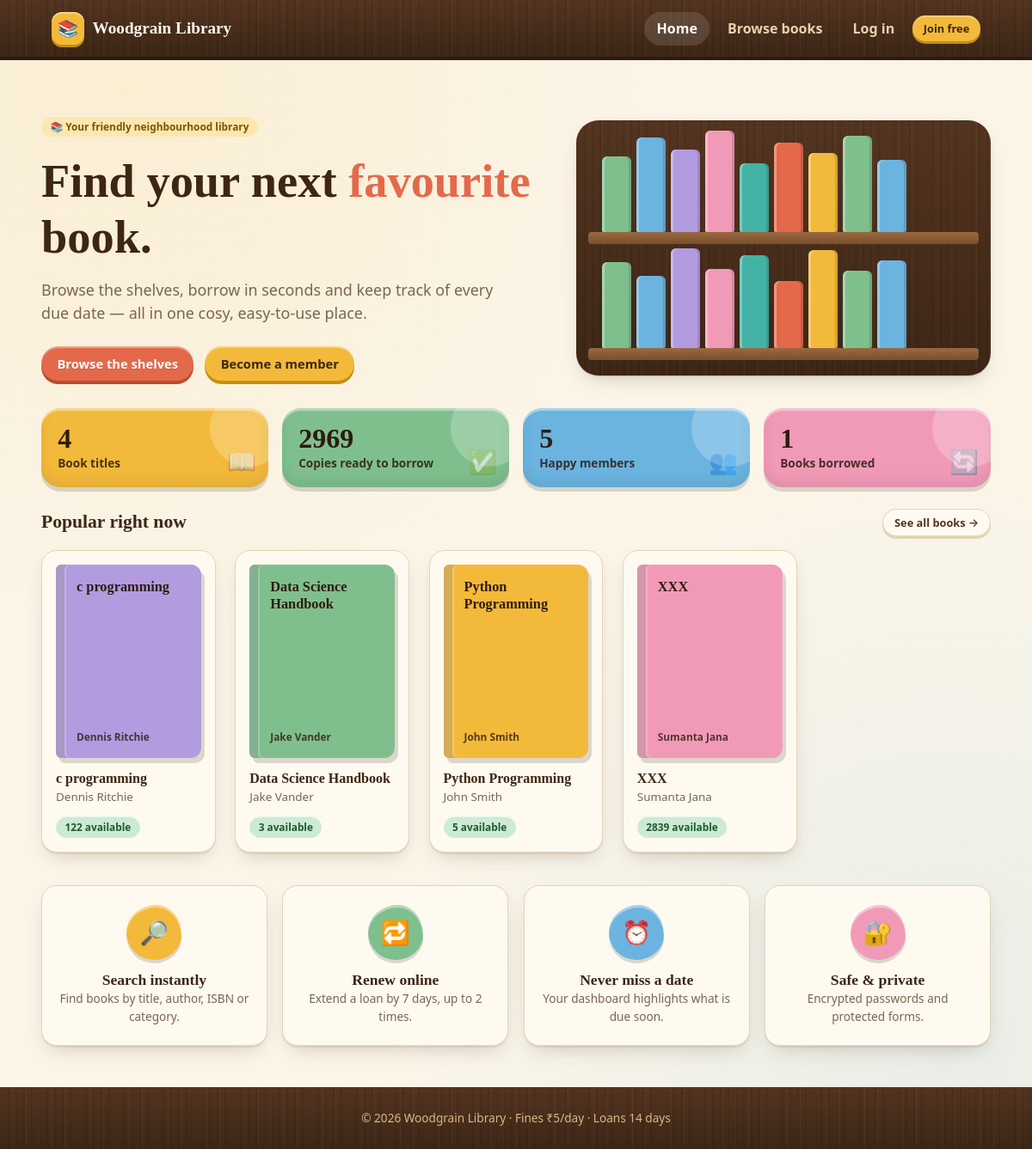
The page / on the database its author committed.
### tables this page shows
CREATE TABLE books (
                book_id          INTEGER PRIMARY KEY AUTOINCREMENT,
                title            TEXT NOT NULL,
                author           TEXT NOT NULL,
                isbn             TEXT UNIQUE,
                category         TEXT,
                publisher        TEXT,
                publication_year INTEGER,
                total_copies     INTEGER NOT NULL,
                available_copies INTEGER NOT NULL
            , cover_image TEXT, description TEXT);

### app.py (the view)
@app.route("/")
def index():
    stats = webdata.overview_stats()
    featured = webdata.list_books(sort="popular", availability="available",
                                  per_page=5)["items"]
    return render_template("index.html", stats=stats, featured=featured)

### app.py (called while the page is built)
def csrf_token():
    if "_csrf" not in session:
        session["_csrf"] = secrets.token_hex(16)
    return session["_csrf"]

@app.before_request
def check_csrf():
    if request.method in ("POST", "PUT", "PATCH", "DELETE") \
            and not request.path.startswith("/api/"):
        sent = request.form.get("csrf_token") or request.headers.get("X-CSRFToken", "")
        expected = session.get("_csrf", "")
        if not expected or not hmac.compare_digest(sent, expected):
            abort(400, description="csrf")

@app.before_request
def load_logged_in_user():
    g.user = None
    user_id = session.get("user_id")
    if user_id is not None:
        g.user = authentication.get_user_by_id(user_id)
        if g.user is None:
            session.clear()

@app.context_processor
def inject_globals():
    return {
        "current_user": g.get("user"),
        "LOAN_DAYS": webdata.LOAN_DAYS,
        "FINE_PER_DAY": webdata.FINE_PER_DAY,
        "MAX_RENEWALS": webdata.MAX_RENEWALS,
        "RENEW_DAYS": webdata.RENEW_DAYS,
        "today": webdata.today_text(),
    }

@app.after_request
def add_security_headers(response):
    response.headers["X-Content-Type-Options"] = "nosniff"
    response.headers["X-Frame-Options"] = "DENY"
    response.headers["Referrer-Policy"] = "same-origin"
    if not request.path.startswith("/static/"):
        response.headers["Cache-Control"] = "no-store"
    return response

### database.py (called while the page is built)
def get_connection(dict_rows=False):
    try:
        connection = sqlite3.connect(DB_PATH, timeout=10)
        connection.execute("PRAGMA foreign_keys = ON;")
        connection.execute("PRAGMA journal_mode = WAL;")
        if dict_rows:
            connection.row_factory = sqlite3.Row
        return connection
    except sqlite3.Error as error:
        print("Database connection error:", error)
        return None

def close_connection(connection):
    if connection is not None:
        connection.close()

### webdata.py (called while the page is built)
def query(sql, params=()):
    connection = get_connection(dict_rows=True)
    if connection is None:
        raise sqlite3.OperationalError("Could not connect to the database.")
    try:
        return [dict(row) for row in connection.execute(sql, params)]
    finally:
        close_connection(connection)

def today_text():
    return date.today().strftime("%Y-%m-%d")

def paginate(total, page, per_page):
    pages = max(1, math.ceil(total / per_page))
    page = min(max(1, page), pages)
    return page, pages

### templates/index.html
{% extends "public.html" %}
{% from "partials/_macros.html" import cover, stock %}
{% block content %}
<section class="hero">
  <div>
    <span class="badge yellow mb" style="display:inline-block">📚 Your friendly neighbourhood library</span>
    <h1>Find your next <span>favourite</span> book.</h1>
    <p class="lead">Browse the shelves, borrow in seconds and keep track of every due date — all in one cosy, easy-to-use place.</p>
    <div class="cta">
      <a class="btn" href="{{ url_for('catalog') }}">Browse the shelves</a>
      {% if not current_user %}<a class="btn btn-yellow" href="{{ url_for('register') }}">Become a member</a>{% endif %}
    </div>
  </div>
  <div class="shelf-art wood" aria-hidden="true">
    {% for heights in [[88,110,96,118,80,104,92,112,84], [100,84,116,92,108,78,114,90,102]] %}
    <div class="shelf-row">
      {% for h in heights %}<div class="spine" style="height:{{ h }}px;background:var({{ ['--clay-red','--clay-yellow','--clay-green','--clay-blue','--clay-purple','--clay-pink','--clay-teal'][(loop.index0 + loop.length) % 7] }})"></div>{% endfor %}
    </div>
    {% endfor %}
  </div>
</section>
<section class="stats">
  <div class="stat c-yellow"><div class="num">{{ stats.total_books }}</div><div class="lbl">Book titles</div><span class="ico">📖</span></div>
  <div class="stat c-green"><div class="num">{{ stats.available_copies }}</div><div class="lbl">Copies ready to borrow</div><span class="ico">✅</span></div>
  <div class="stat c-blue"><div class="num">{{ stats.total_members }}</div><div class="lbl">Happy members</div><span class="ico">👥</span></div>
  <div class="stat c-pink"><div class="num">{{ stats.total_loans }}</div><div class="lbl">Books borrowed</div><span class="ico">🔄</span></div>
</section>
{% if featured %}
<div class="card-head"><h2>Popular right now</h2><a class="btn btn-ghost btn-sm" href="{{ url_for('catalog') }}">See all books →</a></div>
<div class="book-grid">
  {% for b in featured %}
  <a class="book-card" href="{{ url_for('book_detail', book_id=b.book_id) }}">
    {{ cover(b) }}
    <h3>{{ b.title }}</h3><div class="meta">{{ b.author }}</div>
    <div class="foot">{{ stock(b) }}</div>
  </a>
  {% endfor %}
</div>
{% endif %}
<section class="feature-grid">
  <div class="card feature" style="--c:var(--clay-yellow)"><div class="blob">🔎</div><h3>Search instantly</h3><p class="muted small">Find books by title, author, ISBN or category.</p></div>
  <div class="card feature" style="--c:var(--clay-green)"><div class="blob">🔁</div><h3>Renew online</h3><p class="muted small">Extend a loan by {{ RENEW_DAYS }} days, up to {{ MAX_RENEWALS }} times.</p></div>
  <div class="card feature" style="--c:var(--clay-blue)"><div class="blob">⏰</div><h3>Never miss a date</h3><p class="muted small">Your dashboard highlights what is due soon.</p></div>
  <div class="card feature" style="--c:var(--clay-pink)"><div class="blob">🔐</div><h3>Safe &amp; private</h3><p class="muted small">Encrypted passwords and protected forms.</p></div>
</section>
{% endblock %}

### templates/partials/_macros.html (shortened to what this page needs)
{% macro cover(book, small=false) %}
<div class="cover k{{ book.book_id % 7 }}{% if small %} sm{% endif %}">
  {% if book.cover_image %}
    <img src="{{ url_for('static', filename=book.cover_image) }}" alt="Cover of {{ book.title }}" loading="lazy">
  {% else %}
    <div class="ct">{{ book.title }}</div>
    <div class="ca">{{ book.author }}</div>
  {% endif %}
</div>
{% endmacro %}
{% macro stock(book) %}
  {% if book.available_copies > 0 %}
    <span class="badge green">{{ book.available_copies }} available</span>
  {% else %}
    <span class="badge red">All out</span>
  {% endif %}
{% endmacro %}

### rows shown on the page
books: title "c programming", author "Dennis Ritchie", available_copies "122"
books: title "Data Science Handbook", author "Jake Vander", available_copies "3"
books: title "Python Programming", author "John Smith", available_copies "5"
books: title "XXX", author "Sumanta Jana", available_copies "2839"

### other values the page prints
{{ stats.total_books }} "4"
{{ stats.available_copies }} "2969"
{{ stats.total_members }} "5"
{{ stats.total_loans }} "1"
{{ RENEW_DAYS }} "7"
{{ MAX_RENEWALS }} "2"
{{ today[:4] }} "2026"
{{ FINE_PER_DAY }} "5"
{{ LOAN_DAYS }} "14"
